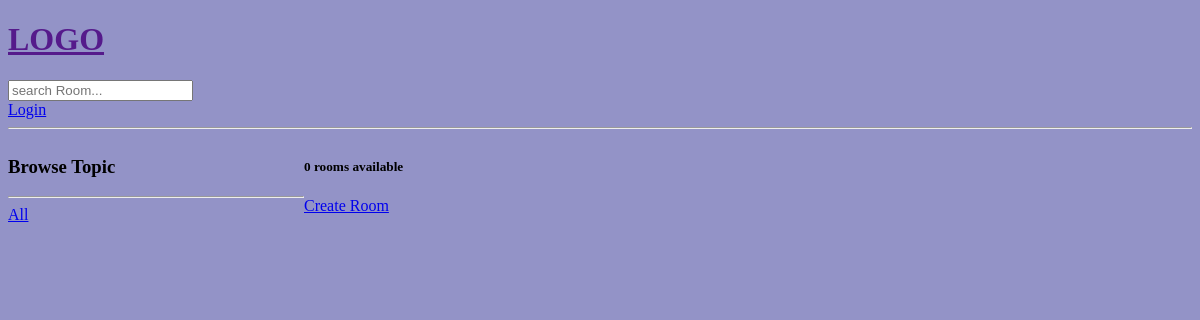
Before: / with the older database file.
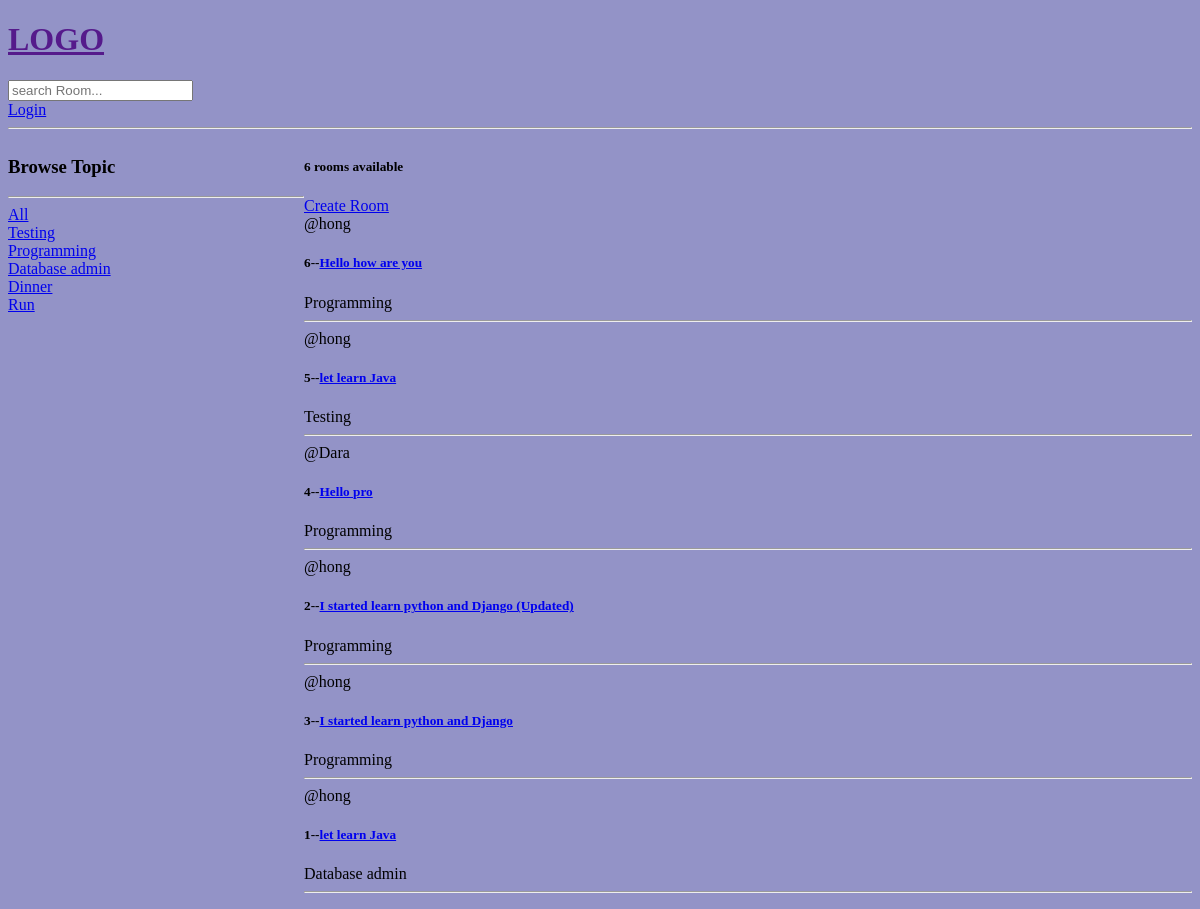
After: the same page with the newer database file.
### base/models.py (models this page shows, shortened)
class Topic(models.Model):
    name = models.CharField(max_length=200)

class Room(models.Model):
    host = models.ForeignKey(User, on_delete=models.SET_NULL, null=True)
    topic = models.ForeignKey(Topic, on_delete=models.SET_NULL, null=True)
    name = models.CharField(max_length=200)
    description = models.TextField(null=True, blank=True)
    updated = models.DateTimeField(auto_now=True)
    created = models.DateTimeField(auto_now_add=True)
    class Meta:
        ordering = ['-updated', '-created']

### base/views.py (the view)
# urls.py: path('', views.home, name="home"),
def home(request):
    q = request.GET.get('q') if request.GET.get('q') != None else ''
    rooms = Room.objects.filter(
        Q(topic__name__icontains=q) |
        Q(name__icontains=q) |
        Q(description__icontains=q)
    )
    room_count = rooms.count()
    topics = Topic.objects.all()
    context = {'rooms': rooms, 'topics': topics, 'room_count': room_count}
    return render(request, 'base/home.html', context)

### base/templates/base/home.html (shortened to what this page needs)
{% extends 'main.html'%} {%block content%}
<div class="home-container">
  <div>
    <h3>Browse Topic</h3>
    <hr />
    <div>
      <a href="{% url 'home' %}"> All</a>
    </div>
    {%for topic in topics %}
    <div>
      <a href="{% url 'home' %}?q={{topic.name}}"> {{topic.name}}</a>
    </div>
    {% endfor %}
  </div>
  <div>
    <h5>{{room_count}} rooms available</h5>
    <a href="{%url 'create-room'%}"> Create Room</a>
    <div>
      {%for room in rooms%}
      <div>
        <span>@{{room.host.username}}</span>
        <h5>
          {{room.id}}--<a href="{% url 'room' room.id %}">{{room.name}}</a>
        </h5>
        <span>{{room.topic.name}}</span>
        <hr />
      </div>
      {%endfor%}
    </div>
  </div>
</div>
{%endblock%}

### templates/main.html (shortened to what this page needs)
<!DOCTYPE html>
<html lang="en">
<head>
</head>
<body>
    {%include 'navbar.html'%}
    {%block content %}
    {%endblock%}
</body>
</html>

### templates/navbar.html
<a href=""><h1>LOGO</h1></a>
<form action="{% url 'home' %}" method="GET">
    <input type="text" name="q" placeholder="search Room..." value="">
</form>
{% if request.user.is_authenticated %}
<p>Hello {{request.user}}</p>
<a href="{% url 'logout' %}">Logout</a>
{% else %}
<a href="{% url 'login' %}">Login</a>
{% endif %}
<hr>

### templates/main.html (style rules this page uses)
body { background: rgb(147, 147, 199); }

### base/templates/base/home.html (style rules this page uses)
.home-container { display: grid; grid-template-columns: 1fr 3fr; }

Changed rows visible on the page:
added Topic: name "Testing"
added Topic: name "Programming"
added Topic: name "Database admin"
added Topic: name "Dinner"
added Topic: name "Run"
added Room: host.username "hong", id "6", name "Hello how are you", topic.name "Programming"
added Room: host.username "hong", id "5", name "let learn Java", topic.name "Testing"
added Room: host.username "Dara", id "4", name "Hello pro", topic.name "Programming"
added Room: host.username "hong", id "2", name "I started learn python and Django (Updated)", topic.name "Programming"
added Room: host.username "hong", id "3", name "I started learn python and Django", topic.name "Programming"
added Room: host.username "hong", id "1", name "let learn Java", topic.name "Database admin"
Other visible differences:
{{ room_count }}: "0" → "6"
